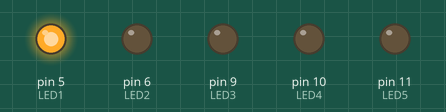
Bench run of a sketch on a simulated Arduino Uno, built with avr-gcc and run on an emulated ATmega328P. Shown: output pins drawn as LEDs (lit = HIGH).

Above: at 0.5 s.
At 1.5 s:
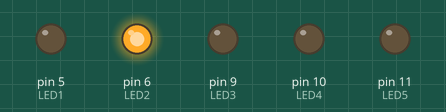
At 2.5 s:
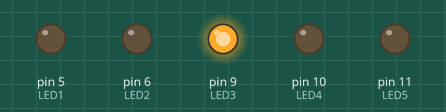
At 3.5 s:
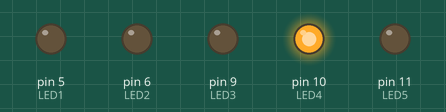
At 4.5 s:
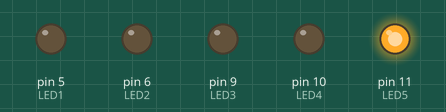
Timing chart, 0 to 6.5 s (numbered marks = the images above):
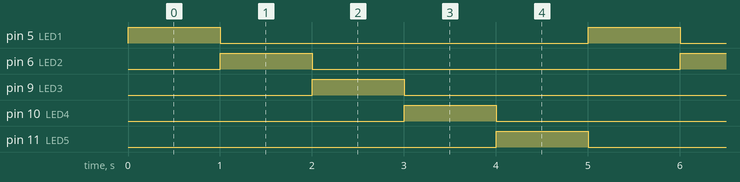

The sketch:

tracklightsequence.ino
```cpp
const int LED1 = 5;
const int LED2 = 6;
const int LED3 = 9;
const int LED4 = 10;
const int LED5 = 11;

int T = 1000;

void setup() {
  // put your setup code here, to run once:
pinMode(LED1,OUTPUT);
pinMode(LED2,OUTPUT);
pinMode(LED3,OUTPUT);
pinMode(LED4,OUTPUT);
pinMode(LED5,OUTPUT);

digitalWrite(LED1,LOW);
digitalWrite(LED2,LOW);
digitalWrite(LED3,LOW);
digitalWrite(LED4,LOW);
digitalWrite(LED5,LOW);
}

void loop() {
  // put your main code here, to run repeatedly:
digitalWrite(LED1,HIGH);
delay(T);
digitalWrite(LED1,LOW);
digitalWrite(LED2,HIGH);
delay(T);
digitalWrite(LED2,LOW);
digitalWrite(LED3,HIGH);
delay(T);
digitalWrite(LED3,LOW);
digitalWrite(LED4,HIGH);
delay(T);
digitalWrite(LED4,LOW);
digitalWrite(LED5,HIGH);
delay(T);
digitalWrite(LED5,LOW);
}
```

Measured:
- by itself, pin 5 (LED1), pin 6 (LED2), pin 9 (LED3), pin 10 (LED4), pin 11 (LED5): alternates HIGH for 1.0 s and LOW for 4.0 s
- by itself, everything shown: repeats every 5.0 s, in 6 steps
